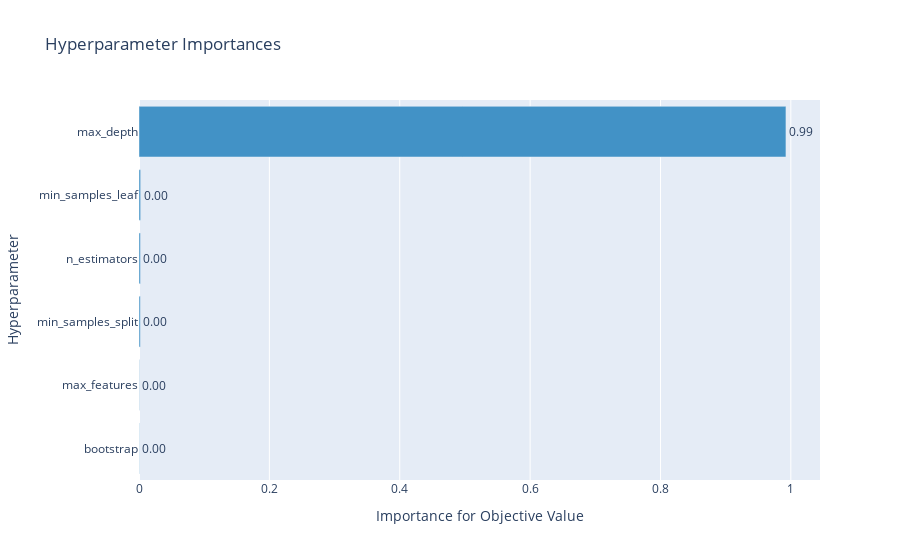

Notebook source saved alongside this figure:
### Code cell
optuna.visualization.plot_param_importances(study_RF)

### Figure 1 — Plotly figure (JSON) as saved in the notebook; plotly's stock layout.template omitted (floating-point values rounded to 4 significant figures)
{"data": [{"cliponaxis": false, "hovertemplate": ["bootstrap (CategoricalDistribution): 0.0003404883264138044<extra></extra>", "max_features (CategoricalDistribution): 0.00040073697942592703<extra></extra>", "min_samples_split (IntUniformDistribution): 0.0020059534557516426<extra></extra>", "n_estimators (IntUniformDistribution): 0.0022352935346783872<extra></extra>", "min_samples_leaf (IntUniformDistribution): 0.002523351665416684<extra></extra>", "max_depth (LogUniformDistribution): 0.9924941760383138<extra></extra>"], "marker": {"color": "rgb(66,146,198)"}, "orientation": "h", "text": ["0.0003404883264138044", "0.00040073697942592703", "0.0020059534557516426", "0.0022352935346783872", "0.002523351665416684", "0.9924941760383138"], "textposition": "outside", "texttemplate": "%{text:.2f}", "type": "bar", "x": [0.0003405, 0.0004007, 0.002006, 0.002235, 0.002523, 0.9925], "y": ["bootstrap", "max_features", "min_samples_split", "n_estimators", "min_samples_leaf", "max_depth"]}], "layout": {"showlegend": false, "title": {"text": "Hyperparameter Importances"}, "xaxis": {"title": {"text": "Importance for Objective Value"}}, "yaxis": {"title": {"text": "Hyperparameter"}}}}
